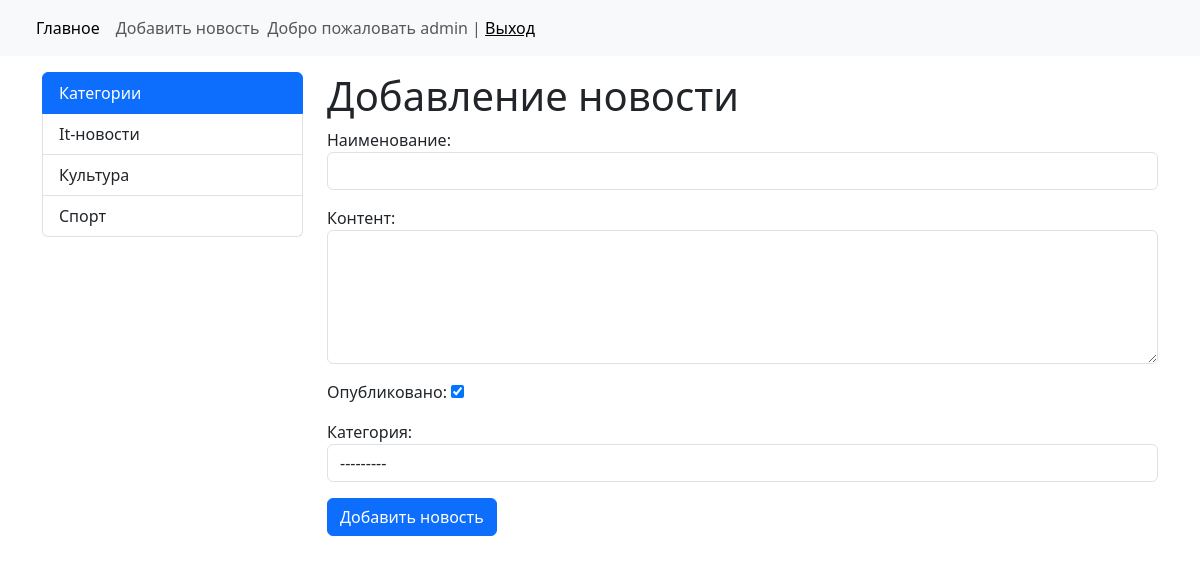
The app's page /news/add-news/ (signed in) with its own data.
### news/models.py (models this page shows)
class Category(models.Model):
    name_category = models.CharField(max_length=150, db_index=True, verbose_name="Наименование категории")
    def get_absolute_url(self):
        return reverse('category', kwargs={"category_id": self.pk})
    def __str__(self):
        return self.name_category
    class Meta:
        verbose_name = "Категория"
        verbose_name_plural = "Категории"
        ordering = ["name_category"]

### news/views.py (the view)
# urls.py: path('news/add-news/', CreateNews.as_view(), name='add_news'),
class CreateNews(LoginRequiredMixin, CreateView):
    form_class = NewsForm
    template_name = 'news/add_news.html'
    raise_exception = True

### news/forms.py (shortened to what this page needs)
class NewsForm(forms.ModelForm):
    class Meta:
        model = News
        fields = ['title', 'content', 'is_public', 'category']
        widgets = {
            'title': forms.TextInput(attrs={'class': "form-control"}),
            'content': forms.Textarea(attrs={'class': "form-control", 'rows': 5}),
            'category': forms.Select(attrs={'class': "form-control"}),
        }

### news/templatetags/news_tags.py (called while the page is built)
@register.inclusion_tag('news/list_categories.html')
def show_category():
    categories = Category.objects.all()
    return {"categories": categories}

### news/templates/news/add_news.html (shortened to what this page needs)
{% extends 'base.html' %}
{% block sidebar %}
{% include 'inc/_sidebar.html' %}
{% endblock %}
{% block content %}
<h1>Добавление новости</h1>
<form action="{% url 'add_news' %}" method="post">
    {{  form.as_p}}
    <button type="submit" class="btn btn-primary btn-block">Добавить новость</button>
</form>
{% endblock %}

### templates/inc/_nav.html (shortened to what this page needs)
<nav class="navbar navbar-expand-lg bg-body-tertiary">
  <div class="container-fluid">
    <div class="collapse navbar-collapse" id="navbarSupportedContent">
      <ul class="navbar-nav me-auto mb-2 mb-lg-0">
        <li class="nav-item">
          <a class="nav-link active" aria-current="page" href="{% url 'home' %}">Главное</a>
        </li>
        {%if request.user.is_authenticated%}
          <li class="nav-item">
            <a class="nav-link" href="{% url 'add_news' %}">Добавить новость</a>
          </li>
        {%endif%}
        <span class="navbar-text">
          {% if request.user.is_authenticated %}
            Добро пожаловать {{ user.username }} | <a href="{% url 'logout' %}">Выход</a>
          {% else %}
            <a href="{% url 'register' %}">Регистрация</a> | <a href="{% url 'login'   %}">Авторизация</a>
          {% endif %}
        </span>
      </ul>
    </div>
  </div>
</nav>

### news/templates/news/list_categories.html
{% load news_tags%}
<div class="list-group">
    <a href="/" class="list-group-item list-group-item-action active" aria-current="true">
        Категории
    </a>
    {% for category in categories %}
    <a href="{{ category.get_absolute_url}}"
       class="list-group-item list-group-item-action">{{category.name_category}}</a>
    {% endfor %}
</div>

### records on screen
Category: name_category "It-новости"
Category: name_category "Культура"
Category: name_category "Спорт"

### other values on screen
{{ user.username }} "admin"
